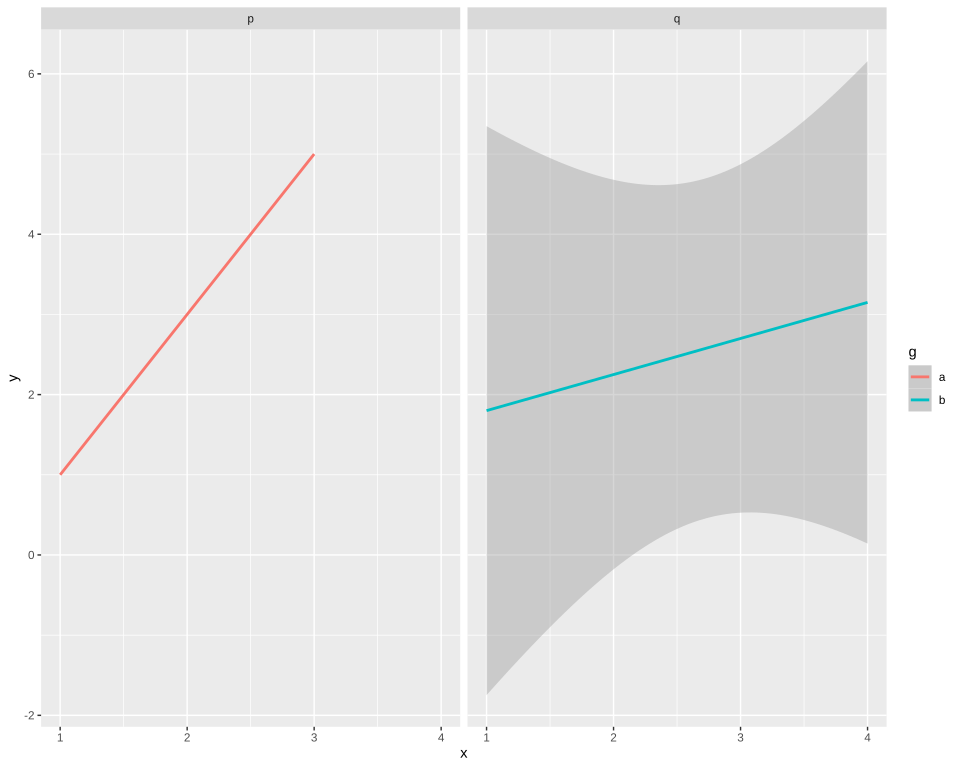

Generate this figure with R:
# The plot test/golden/smooth_lm_two_rows.svg draws, drawn by ggplot2 itself, as ggplot2's own visual tests
# draw their snapshots: the independent check on that golden whenever it changes. The suite never
# runs this; it needs R, ggplot2 and vdiffr, saved as the Docker image giggly-r:ggplot2-4.0.3. From
# the repository's root:
#
#   docker run --rm -v "$PWD/test/golden":/golden:ro giggly-r:ggplot2-4.0.3 \
#     Rscript /golden/smooth_lm_two_rows.R > smooth_lm_two_rows.ggplot2.svg
#
# and compare the two drawings element by element, as test/golden/point.R describes.
#
# Weighted fits in two panels: one group's zero weight leaves it two rows, so it has no degrees
# of freedom and draws its line without a band; another holds one x and draws nothing.
# First checked with ggplot2 4.0.3 and vdiffr 1.0.9: every element matches, in order, the x axis
# drawn before the y as test/golden/point.R describes, and every clip path.

library(ggplot2)
data <- data.frame(
  x = c(1, 2, 3, 1, 2, 3, 4, 2, 2),
  y = c(1, 3, 2, 2, 1, 4, 3, 5, 6),
  w = c(1, 1, 0, 2, 1, 1, 3, 1, 1),
  g = c("a", "a", "a", "b", "b", "b", "b", "c", "c"),
  panel = c("p", "p", "p", "q", "q", "q", "q", "q", "q")
)
plot <- ggplot(data, aes(x, y, weight = w, colour = g)) +
  geom_smooth(method = lm, formula = y ~ x) + facet_wrap(~panel) + theme_gray()
file <- tempfile(fileext = ".svg")
vdiffr::write_svg(plot, file)
cat(readLines(file), sep = "\n")
